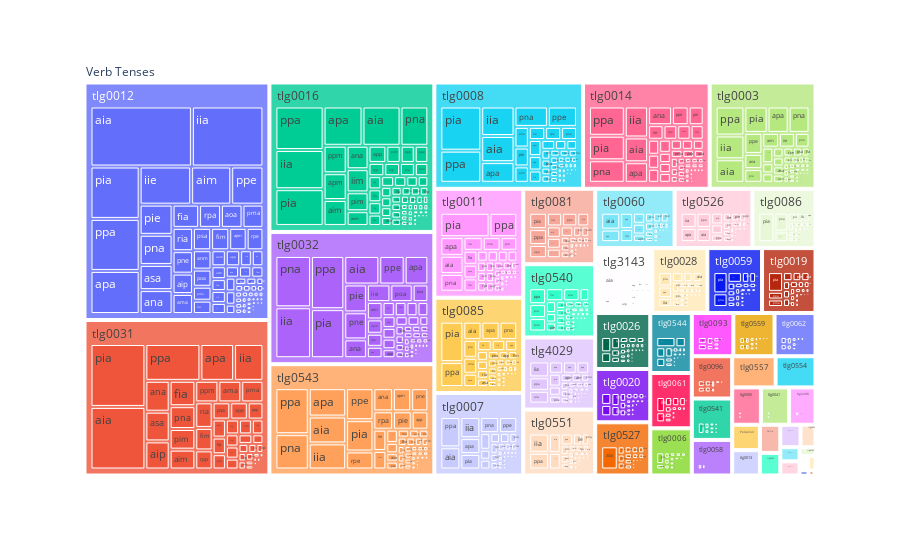

Notebook source saved alongside this figure:
### Code cell
fig1 = px.treemap(verbFormCt, path=[px.Constant('Verb Tenses'), 'Author', 'Tense+Mood+Voice'], values='count')
fig1.show()

### Figure 1 — Plotly figure (JSON) as saved in the notebook; plotly's stock layout.template omitted (floating-point values rounded to 4 significant figures; data arrays with more than 128 entries replaced by an {"elided": "..."} marker saying what was removed)
{"data": [{"branchvalues": "total", "domain": {"x": [0, 1], "y": [0, 1]}, "hovertemplate": "labels=%{label}<br>count=%{value}<br>parent=%{parent}<br>id=%{id}<extra></extra>", "ids": {"elided": "2855 str values"}, "labels": {"elided": "2855 str values"}, "name": "", "parents": {"elided": "2855 str values"}, "type": "treemap", "values": {"elided": "2855 int values"}}], "layout": {"legend": {"tracegroupgap": 0}, "margin": {"t": 60}}}
